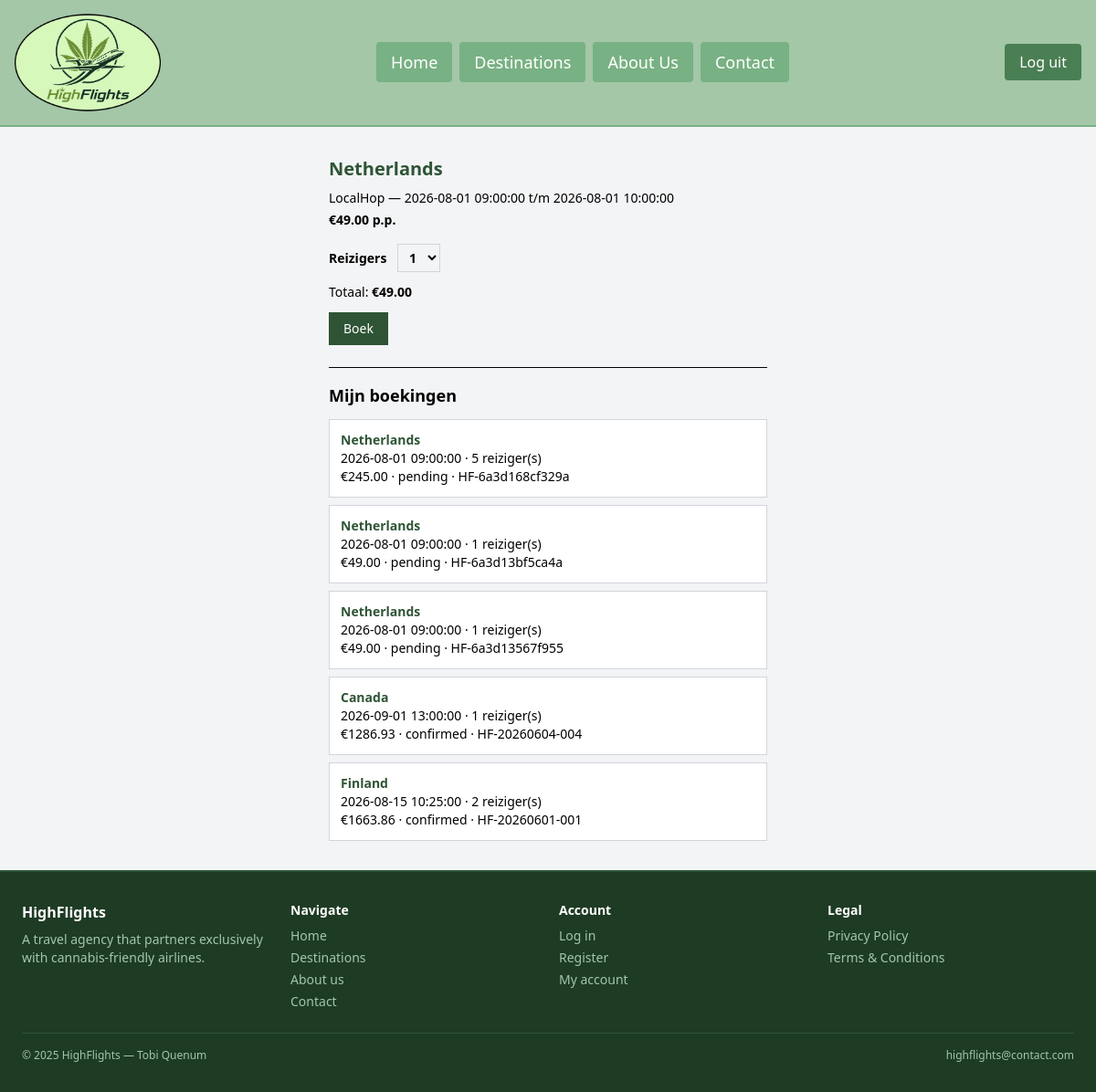
Page /booking.php?id=14 (signed in) on the committed database.
### tables this page shows
CREATE TABLE `flights` (
  `id` int UNSIGNED NOT NULL AUTO_INCREMENT,
  `destination_id` int UNSIGNED NOT NULL,
  `airline_id` int UNSIGNED NOT NULL,
  `departure_name` varchar(50) NOT NULL DEFAULT 'Amsterdam',
  `departure_date` datetime NOT NULL,
  `return_date` datetime NOT NULL,
  `price` decimal(10,2) NOT NULL,
  `seats` smallint NOT NULL DEFAULT '180',
  `active` tinyint(1) NOT NULL DEFAULT '1',
  PRIMARY KEY (`id`),
  CONSTRAINT `fk_flights_destination` FOREIGN KEY (`destination_id`) REFERENCES `destinations` (`id`),
  CONSTRAINT `fk_flights_airline` FOREIGN KEY (`airline_id`) REFERENCES `airlines` (`id`)
);

CREATE TABLE `destinations` (
  `id` int UNSIGNED NOT NULL AUTO_INCREMENT,
  `name` varchar(120) NOT NULL,
  `city` varchar(120) NOT NULL,
  `airport` char(3) NOT NULL,
  `description` text,
  `active` tinyint(1) NOT NULL DEFAULT '1',
  PRIMARY KEY (`id`)
);

CREATE TABLE `airlines` (
  `id` int UNSIGNED NOT NULL AUTO_INCREMENT,
  `name` varchar(120) NOT NULL,
  PRIMARY KEY (`id`),
  UNIQUE KEY `name` (`name`)
);

CREATE TABLE `bookings` (
  `id` int UNSIGNED NOT NULL AUTO_INCREMENT,
  `user_id` int UNSIGNED NOT NULL,
  `flight_id` int UNSIGNED NOT NULL,
  `reference` varchar(30) NOT NULL,
  `travelers` tinyint NOT NULL DEFAULT '1',
  `total_price` decimal(10,2) NOT NULL,
  `status` enum('pending','confirmed','cancelled') NOT NULL DEFAULT 'pending',
  `created_at` datetime NOT NULL DEFAULT CURRENT_TIMESTAMP,
  PRIMARY KEY (`id`),
  UNIQUE KEY `reference` (`reference`),
  CONSTRAINT `fk_bookings_user` FOREIGN KEY (`user_id`) REFERENCES `users` (`id`),
  CONSTRAINT `fk_bookings_flight` FOREIGN KEY (`flight_id`) REFERENCES `flights` (`id`)
);

### html/booking.php (the view, shortened to what this page needs)
<?
$pdo = getDB();
$success = false;
$id = $_GET['id'];
$stmt = $pdo->prepare('SELECT flights.*, destinations.name AS destination_name, airlines.name AS airline FROM flights JOIN destinations ON flights.destination_id = destinations.id JOIN airlines ON flights.airline_id = airlines.id WHERE flights.id = ? AND flights.active = 1');
$stmt->execute([$id]);
$flight = $stmt->fetch();
$bookings = $pdo->prepare('SELECT bookings.*, destinations.name AS destination_name, flights.departure_date FROM bookings JOIN flights ON bookings.flight_id = flights.id JOIN destinations ON flights.destination_id = destinations.id WHERE bookings.user_id = ? ORDER BY bookings.created_at DESC');
$bookings->execute([$_SESSION['user_id']]);
$bookings = $bookings->fetchAll();
?>
<!DOCTYPE html>
<html lang="nl">
<head>
    <script src="https://cdn.jsdelivr.net/npm/@tailwindcss/browser@4"></script>
</head>
<body class="bg-gray-100">
<? include __DIR__ . '/includes/header.php'; ?>
<div class="max-w-lg mx-auto mt-8 px-4">
    <? if ($flight) { ?>
        <h1 class="text-xl font-bold text-[#2e5435] mb-2"><?= $flight['destination_name'] ?></h1>
        <p class="text-sm mb-1"><?= $flight['airline'] ?> — <?= $flight['departure_date'] ?> t/m <?= $flight['return_date'] ?></p>
        <p class="text-sm font-bold mb-4">€<?= $flight['price'] ?> p.p.</p>
        <? if ($success) { ?>
            <p class="text-green-700 border border-green-300 bg-green-50 px-3 py-2 text-sm mb-4">Boeking geplaatst!</p>
        <? } else { ?>
            <form method="post" class="flex flex-col gap-3 text-sm mb-6">
                <label class="font-semibold">Reizigers
                    <select name="travelers" id="travelers" class="ml-2 border border-gray-300 px-2 py-1">
                        <option value="1">1</option>
                    </select>
                </label>
                <p>Totaal: <strong id="total">€<?= $flight['price'] ?></strong></p>
                <button type="submit" class="bg-[#2e5435] text-white px-4 py-2 w-fit">Boek</button>
            </form>
        <? } ?>
    <? } ?>
    <hr class="mb-4">
    <h2 class="text-lg font-bold mb-3">Mijn boekingen</h2>
    <? foreach ($bookings as $b) { ?>
        <div class="border border-gray-300 bg-white p-3 text-sm mb-2">
            <p class="font-bold text-[#2e5435]"><?= $b['destination_name'] ?></p>
            <p><?= $b['departure_date'] ?> · <?= $b['travelers'] ?> reiziger(s)</p>
            <p>€<?= $b['total_price'] ?> · <?= $b['status'] ?> · <?= $b['reference'] ?></p>
        </div>
    <? } ?>
</div>
<? include __DIR__ . '/includes/footer.php'; ?>
</body>
</html>

### rows in the picture
flights: destination.name "Netherlands", airline.name "LocalHop", departure_date "2026-08-01 09:00:00", return_date "2026-08-01 10:00:00", price "49.00"
bookings: destinations.name "Netherlands", flight.departure_date "2026-08-01 09:00:00", travelers "5", total_price "245.00", status "pending", reference "HF-6a3d168cf329a"
bookings: destinations.name "Netherlands", flight.departure_date "2026-08-01 09:00:00", travelers "1", total_price "49.00", status "pending", reference "HF-6a3d13bf5ca4a"
bookings: destinations.name "Netherlands", flight.departure_date "2026-08-01 09:00:00", travelers "1", total_price "49.00", status "pending", reference "HF-6a3d13567f955"
bookings: destinations.name "Canada", flight.departure_date "2026-09-01 13:00:00", travelers "1", total_price "1286.93", status "confirmed", reference "HF-20260604-004"
bookings: destinations.name "Finland", flight.departure_date "2026-08-15 10:25:00", travelers "2", total_price "1663.86", status "confirmed", reference "HF-20260601-001"
